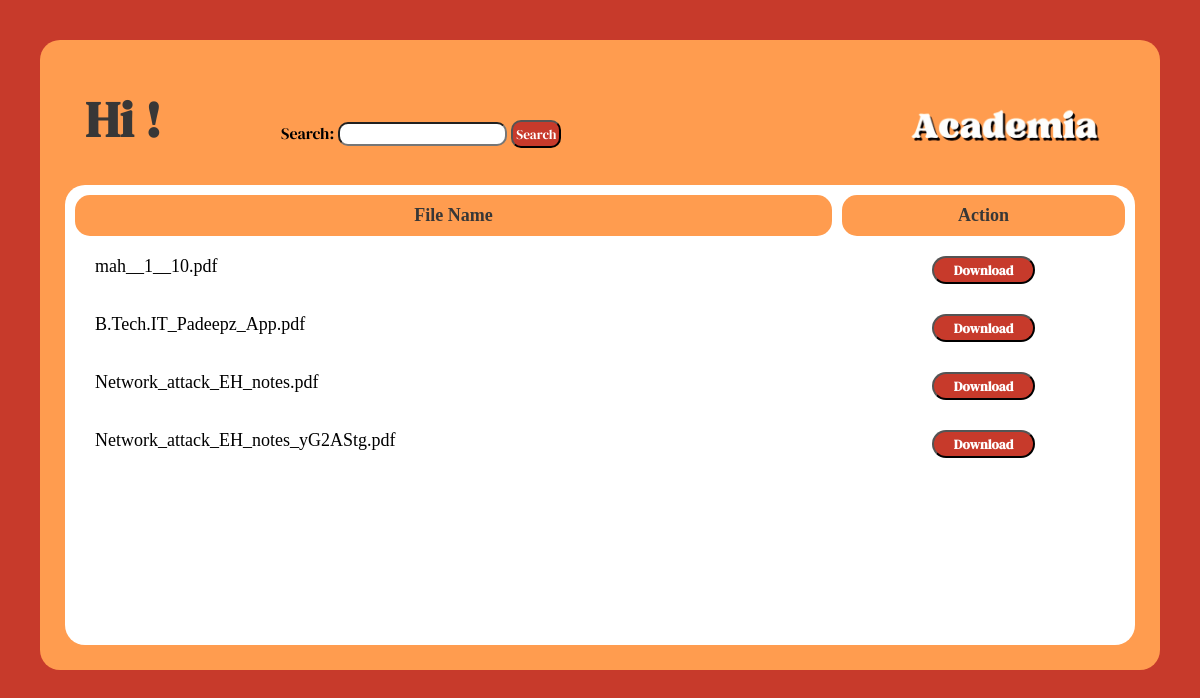
The app's page /studenthome/ (signed in) with its own data.
### teacherhome/models.py (models this page shows, shortened)
class File(models.Model):
    owner = models.ForeignKey(User, on_delete=models.CASCADE)
    email = models.EmailField()
    file = models.FileField(upload_to='files/')
    permission = models.IntegerField(choices=[(0, 'No Permission'), (1, 'Allow Permission')])

### studenthome/views.py (the view)
# urls.py: path('studenthome/', views.studentHome, name='studenthome'),
@login_required
def studentHome(request):
    try:
        profile = UserProfile.objects.get(email=request.user.email)
    except UserProfile.DoesNotExist:
        profile = None
        print('UserProfile not found for user:', request.user.email)
    search_query = request.GET.get('search', '')
    files = File.objects.filter(permission=1)
    if search_query:
        files = File.objects.filter(permission=1,file__icontains=search_query)
    context = {
        'profile': profile,
        'files_data': files,
        'search_query': search_query,
    }
    return render(request, 'studenthome.html', context)

### studenthome/templatetags/student_custom_filters.py (called while the page is built)
@register.filter(name='get_file_name')
def get_file_name(value):
    return value.split('/')[-1]

### studenthome/templates/studenthome.html (shortened to what this page needs)
<!DOCTYPE html>
<html lang="en">
<head>
    {% load static %}
    {% load static %}
    <link rel="stylesheet" href="{% static 'studenthome.css' %}">
</head>
<body>
    <div id="outerBody">
        <div id="dummy">
            <h1 id="hello">
                {% with profile.name as username %}
                    Hi {% if request.user.is_authenticated %} {{ username }} {% else %} Not Found {% endif %} !
                {% endwith %}
            </h1>
            <form style="padding-top: 55px;padding-left:100px;float: left;" method="get" action="">
                <label style="font-family: 'DM Serif Display', serif;" for="search">Search:</label>
                <input type="text" style="font-family: 'DM Serif Display', serif; border-radius: 10px;" name="search">
                <button style="font-family: 'DM Serif Display', serif; background-color: #c73a2b; color: #ffffff; border-radius: 10px; padding: 3px;" type="submit">Search</button>
            </form>
            {% load static %}
            <img src="{% static 'textLogo.png' %}" alt="Text Logo" width="250px" style="float: right;padding-top: 9px;">
        </div>
        <div class="table-container" id="innerBody">
            <table style="width: 100%; border-spacing: 10px;">
                <thead style="background-color: #ff9c4f; color: #383737;">
                    <tr>
                        <th style="padding: 10px;border-radius: 15px;font-size: large;">File Name</th>
                        <th  style="padding: 10px;border-radius: 15px;font-size: large;">Action</th>
                    </tr>
                </thead>
                <tbody>
                    {% for file_data in files_data %}
                        <tr>
                            {% load student_custom_filters %}
                            <td style="float: left;padding-left: 20px;">{{ file_data.file.name|get_file_name }}</td>
                            <td>
                                <form action="{% url 'download_file' file_data.id %}" method="get">
                                    <button type="submit" class="download-button" style="font-family: 'DM Serif Display', serif;background-color:#c73a2b;color:#ffffff;border-radius: 20px;font-weight: bold; padding: 3px 20px;">Download</button>
                                </form>
                            </td>
                        </tr>
                    {% endfor %}
                </tbody>
            </table>
        </div>
    </div>
</body>
</html>

### studenthome/static/studenthome.css (style rules this page uses)
body { margin: 0px; padding: 0px; background-color: #c73a2b; overflow: hidden; justify-content: center; align-items: center; height: 100vh; }
#outerBody { height: 580px; background-color: #ff9c4f; margin: 40px; border-radius: 20px; padding: 25px; text-align: center; }
#dummy { height: 120px; }
#innerBody { height: 460px; background-color: #ffffff; border-radius: 20px; }
#hello { float: left; font-family: 'DM Serif Display', serif; color: #383737; font-size: 50px; margin: 20px; }

### studenthome/templates/studenthome.html (style rules this page uses)
body { margin: 0px; padding: 0px; background-color: #c73a2b; overflow: hidden; justify-content: center; align-items: center; height: 100vh; }
#outerBody { height: 580px; background-color: #ff9c4f; margin: 40px; border-radius: 20px; padding: 25px; text-align: center; }
#dummy { height: 120px; }
#innerBody { height: 460px; background-color: #ffffff; border-radius: 20px; }
#hello { float: left; font-family: 'DM Serif Display', serif; color: #383737; font-size: 50px; margin: 20px; }
.table-container { overflow-x: auto; }
table { width: 100%; border-spacing: 10px; }
th, td { padding: 10px; border-radius: 15px; font-size: large; }
thead { background-color: #ff9c4f; color: #383737; }
.download-button { font-family: 'DM Serif Display', serif; background-color: #c73a2b; color: #ffffff; border-radius: 20px; font-weight: bold; padding: 3px 20px; }

### records on screen
File: file.name|get_file_name "mah__1__10.pdf"
File: file.name|get_file_name "B.Tech.IT_Padeepz_App.pdf"
File: file.name|get_file_name "Network_attack_EH_notes.pdf"
File: file.name|get_file_name "Network_attack_EH_notes_yG2AStg.pdf"
